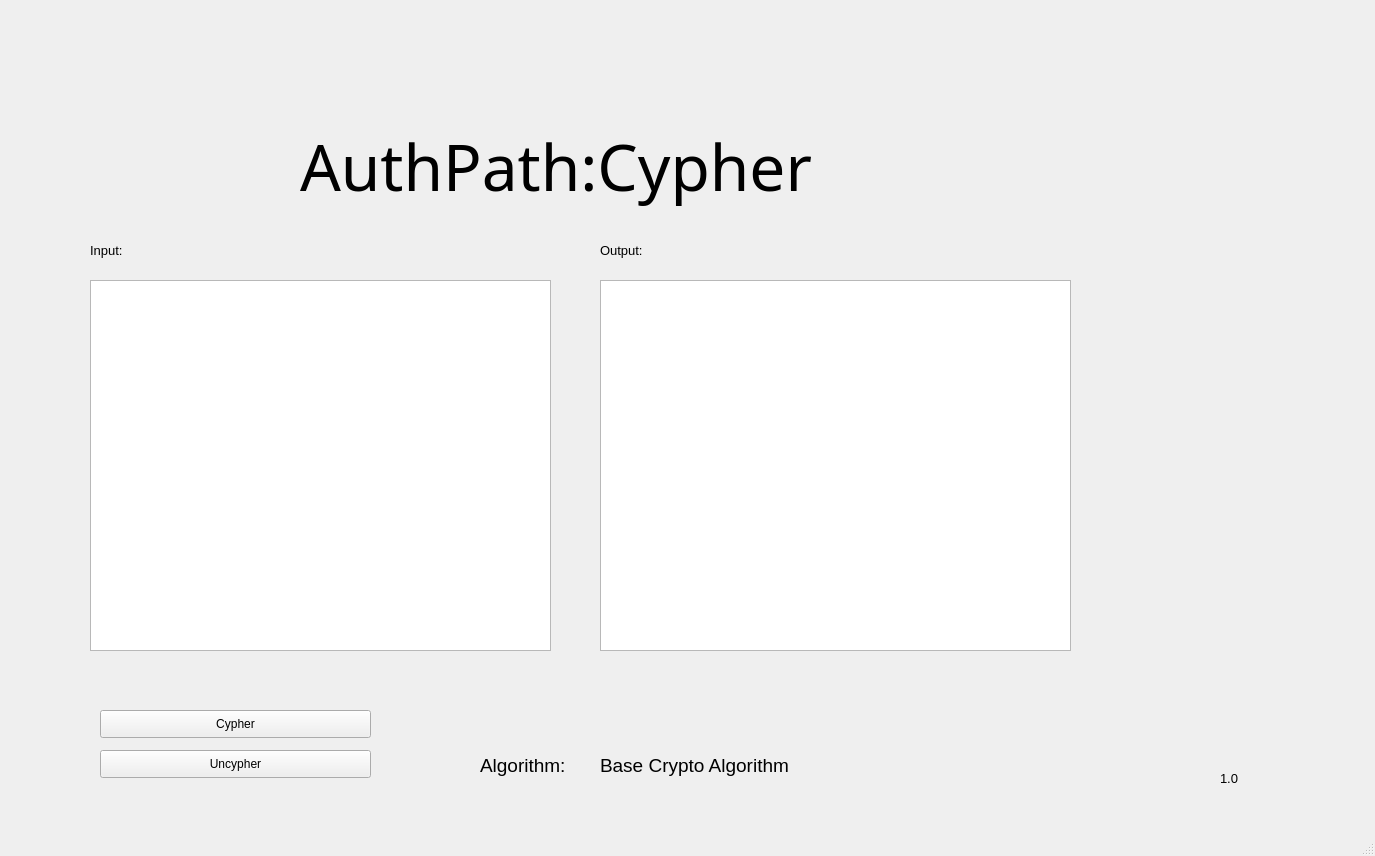
<?xml version="1.0" encoding="UTF-8"?>
<ui version="4.0">
 <class>MainWindow</class>
 <widget class="QMainWindow" name="MainWindow">
  <property name="geometry">
   <rect>
    <x>0</x>
    <y>0</y>
    <width>1375</width>
    <height>856</height>
   </rect>
  </property>
  <property name="windowTitle">
   <string>AuthPath:Cypher</string>
  </property>
  <widget class="QWidget" name="centralwidget">
   <widget class="QTextEdit" name="textEdit">
    <property name="geometry">
     <rect>
      <x>90</x>
      <y>280</y>
      <width>461</width>
      <height>371</height>
     </rect>
    </property>
   </widget>
   <widget class="QTextEdit" name="textEdit_2">
    <property name="geometry">
     <rect>
      <x>600</x>
      <y>280</y>
      <width>471</width>
      <height>371</height>
     </rect>
    </property>
   </widget>
   <widget class="QPushButton" name="pushButton">
    <property name="geometry">
     <rect>
      <x>100</x>
      <y>710</y>
      <width>271</width>
      <height>28</height>
     </rect>
    </property>
    <property name="text">
     <string>Сypher</string>
    </property>
   </widget>
   <widget class="QPushButton" name="pushButton_2">
    <property name="geometry">
     <rect>
      <x>100</x>
      <y>750</y>
      <width>271</width>
      <height>28</height>
     </rect>
    </property>
    <property name="text">
     <string>Uncypher</string>
    </property>
   </widget>
   <widget class="QLabel" name="label">
    <property name="geometry">
     <rect>
      <x>300</x>
      <y>110</y>
      <width>681</width>
      <height>111</height>
     </rect>
    </property>
    <property name="font">
     <font>
      <family>Roboto Lt</family>
      <pointsize>48</pointsize>
     </font>
    </property>
    <property name="text">
     <string>AuthPath:Cypher</string>
    </property>
   </widget>
   <widget class="QLabel" name="label_2">
    <property name="geometry">
     <rect>
      <x>1220</x>
      <y>770</y>
      <width>55</width>
      <height>16</height>
     </rect>
    </property>
    <property name="font">
     <font>
      <pointsize>10</pointsize>
     </font>
    </property>
    <property name="text">
     <string>1.0</string>
    </property>
   </widget>
   <widget class="QLabel" name="label_3">
    <property name="geometry">
     <rect>
      <x>600</x>
      <y>750</y>
      <width>251</width>
      <height>31</height>
     </rect>
    </property>
    <property name="font">
     <font>
      <pointsize>14</pointsize>
     </font>
    </property>
    <property name="text">
     <string>Base Crypto Algorithm</string>
    </property>
   </widget>
   <widget class="QLabel" name="label_4">
    <property name="geometry">
     <rect>
      <x>480</x>
      <y>750</y>
      <width>131</width>
      <height>31</height>
     </rect>
    </property>
    <property name="font">
     <font>
      <pointsize>14</pointsize>
     </font>
    </property>
    <property name="text">
     <string>Algorithm:</string>
    </property>
   </widget>
   <widget class="QLabel" name="label_5">
    <property name="geometry">
     <rect>
      <x>90</x>
      <y>240</y>
      <width>61</width>
      <height>21</height>
     </rect>
    </property>
    <property name="font">
     <font>
      <pointsize>10</pointsize>
     </font>
    </property>
    <property name="text">
     <string>Input:</string>
    </property>
   </widget>
   <widget class="QLabel" name="label_6">
    <property name="geometry">
     <rect>
      <x>600</x>
      <y>240</y>
      <width>61</width>
      <height>21</height>
     </rect>
    </property>
    <property name="font">
     <font>
      <pointsize>10</pointsize>
     </font>
    </property>
    <property name="text">
     <string>Output:</string>
    </property>
   </widget>
  </widget>
  <widget class="QMenuBar" name="menubar">
   <property name="geometry">
    <rect>
     <x>0</x>
     <y>0</y>
     <width>1375</width>
     <height>25</height>
    </rect>
   </property>
  </widget>
  <widget class="QStatusBar" name="statusbar"/>
 </widget>
 <resources/>
 <connections/>
</ui>
